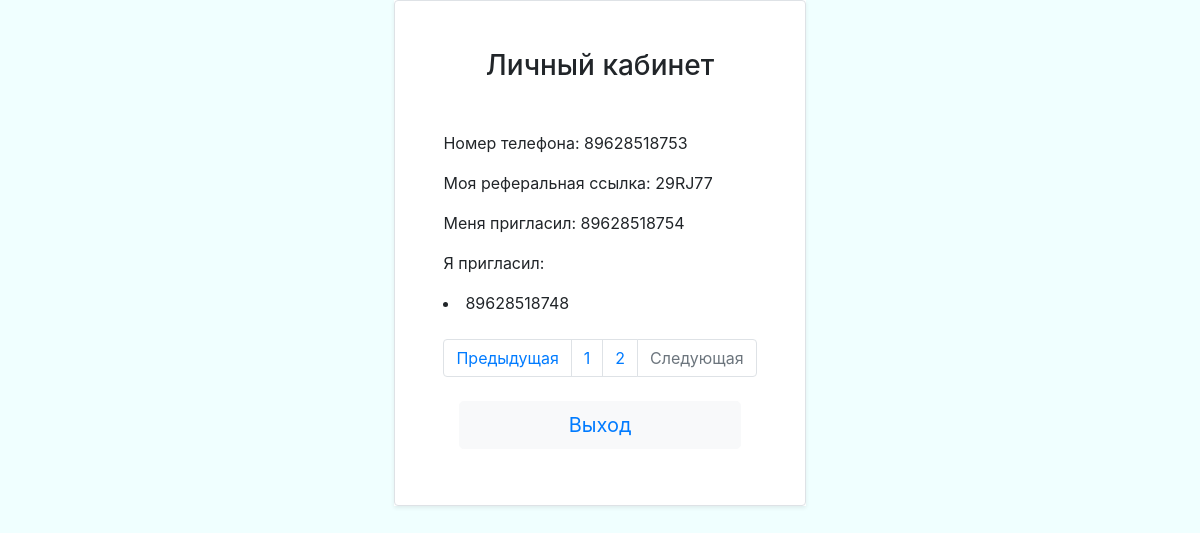
Page /profile/?page=2 (signed in) on the committed database.
### accounts/models.py (models this page shows, shortened)
class CustomeUser(AbstractBaseUser, PermissionsMixin):
    phone_regex = RegexValidator(
        regex=r'^[8]\d{10}$',
        message='Введите допустимое значение')
    phone_number = models.CharField(verbose_name='номер телефона',
                                    validators=[phone_regex],
                                    max_length=11, unique=True)
    invite_code = models.CharField(
        max_length=6, default=invite_generator,
        unique=True, verbose_name='инвайт код'
    )
    password_phone = models.CharField(max_length=4,
                                      verbose_name='одноразовый пароль',
                                      null=True)
    is_staff = models.BooleanField(default=False)
    is_superuser = models.BooleanField(default=False)
    created = models.DateTimeField(auto_now_add=True)
    USERNAME_FIELD = 'phone_number'
    REQUIRED_FIELDS = []
    objects = UserManager()
    class Meta:
        verbose_name = 'пользователь'
        verbose_name_plural = 'пользователи'

### referral/models.py (models this page shows, shortened)
class ReferralUser(models.Model):
    i_invited = models.ForeignKey(CustomeUser,
                                  on_delete=models.CASCADE,
                                  blank=True,
                                  verbose_name='меня пригласил',
                                  related_name='referred') #человек который меня пригласил
    he_invited_me = models.ForeignKey(CustomeUser,
                                      on_delete=models.CASCADE,
                                      blank=True,
                                      verbose_name='я пригласил',
                                      related_name='referrer') #человек которых я пригласил
    class Meta:
        verbose_name_plural = 'реферальная ссылка'

### accounts/views.py (the view)
# urls.py: path('profile/', profile_view, name='profile'),
@login_required
def profile_view(request):
    form = UserProfileForm(request.POST or None)
    user = CustomeUser.objects.get(phone_number=request.user)
    referred = user.referred.select_related('he_invited_me').first()
    referrer = user.referrer.select_related('i_invited').filter(he_invited_me=request.user).order_by('id')
    paginator = Paginator(referrer, 4)
    page_number = request.GET.get('page')
    page_obj = paginator.get_page(page_number)
    context = {'form': form,
               'referrer': referrer,
               'he_invited_me': referred,
               'referral': page_obj}
    return render(request, 'accounts/profile.html', context)

### accounts/templates/accounts/profile.html (shortened to what this page needs)
{% extends 'accounts/base.html' %}
{% load crispy_forms_tags %}
{% block content %}
    <div class="container-fluid d-flex h-100 justify-content-center align-items-center p-0">
        <div class="row bg-white shadow-sm">
            <div class="col border rounded p-5">
                <h3 class="text-center mb-5">Личный кабинет</h3>
                <form  action="{% url 'accounts:invite' %}" method="post" id="profileForm">
                    <div>
                        <p>Номер телефона: {{ user.phone_number }}</p>
                    </div>
                    <div>
                        <p>Моя реферальная ссылка: {{ user.invite_code }}</p>
                    </div>
                    <div>
                        {% if he_invited_me %}
                            <p>Меня пригласил: {{ he_invited_me.he_invited_me }}</p>
                        {% else %}
                            <div class="form-group">
                                <label for="{{ form.invite_code.id_for_label }}">Инвайт-код:</label>
                                {{ form.invite_code }}
                            </div>
                        {% endif %}
                    </div>
                    <div>
                        <p>Я пригласил:</p>
                        {% for referral in referral %}
                          <li>{{ referral.i_invited }}</li>
                        {% endfor %}<br>
                        {% include 'accounts/paginator.html' %}
                    </div>
                    <div class="navbar">
                        <button type="submit" class="btn btn-light btn-lg btn-block">
                          <a href="{% url 'accounts:logout' %}">Выход</a>
                        </button>
                    </div>
                </form>
            </div>
        </div>
    </div>
{% endblock content %}

### accounts/templates/accounts/base.html (style rules this page uses)
html, body { height: 100%; }
body { background-color: azure; }

### rows in the picture
CustomeUser: phone_number "89628518753", invite_code "29RJ77"
ReferralUser: he_invited_me "89628518754"
ReferralUser: i_invited "89628518748"

### other values in the picture
{{ page }} "1" "2"
